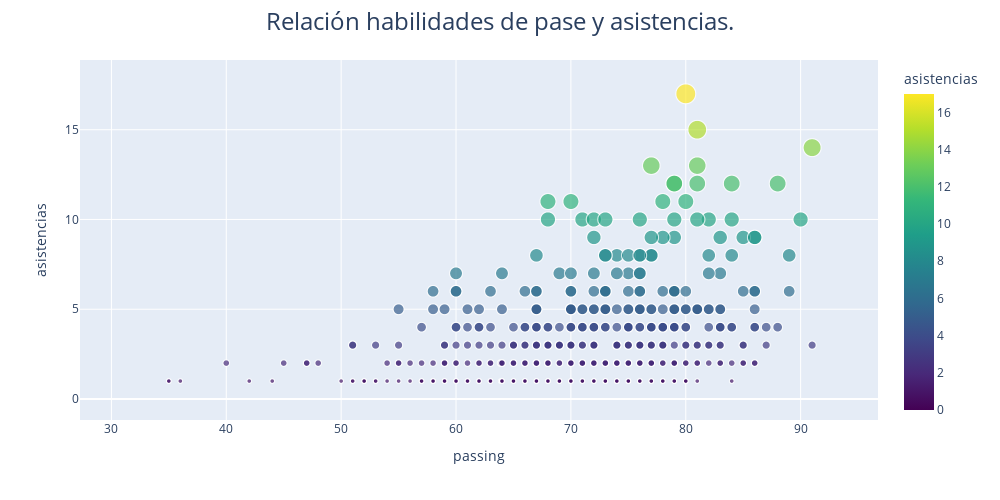

The code cell stored with this chart in its notebook:
### Code cell
h4=h4.sort_values("asistencias",ascending=False)
fig = px.scatter(h4, x="passing",y="asistencias", size="asistencias", color_continuous_scale=px.colors.sequential.Viridis, color="asistencias",hover_data=["short_name","passing","asistencias"])
fig.update_layout(
    title={
        'text': "Relación habilidades de pase y asistencias.",
        'font': {'size': 24},  # Tamaño de la fuente
        'x': 0.5,  # Centrar el título
        'xanchor': 'center'  # Anclar el título al centro
    },width=1000, height=500
)
fig.show()
fig.write_html('img/11.Relación habilidades de pase y asistencias.html')

### Figure 1 — Plotly figure (JSON) as saved in the notebook; plotly's stock layout.template omitted (floating-point values rounded to 4 significant figures; data arrays with more than 128 entries replaced by an {"elided": "..."} marker saying what was removed)
{"data": [{"customdata": {"elided": "3018x1 str values"}, "hovertemplate": "passing=%{x}<br>asistencias=%{marker.color}<br>short_name=%{customdata[0]}<extra></extra>", "legendgroup": "", "marker": {"color": {"elided": "3018 int values"}, "coloraxis": "coloraxis", "size": {"elided": "3018 int values"}, "sizemode": "area", "sizeref": 0.0425, "symbol": "circle"}, "mode": "markers", "name": "", "showlegend": false, "type": "scattergl", "x": {"elided": "3018 float values"}, "xaxis": "x", "y": {"elided": "3018 int values"}, "yaxis": "y"}], "layout": {"coloraxis": {"colorbar": {"title": {"text": "asistencias"}}, "colorscale": [[0, "#440154"], [0.1111, "#482878"], [0.2222, "#3e4989"], [0.3333, "#31688e"], [0.4444, "#26828e"], [0.5556, "#1f9e89"], [0.6667, "#35b779"], [0.7778, "#6ece58"], [0.8889, "#b5de2b"], [1, "#fde725"]]}, "height": 500, "legend": {"itemsizing": "constant", "tracegroupgap": 0}, "margin": {"t": 60}, "title": {"font": {"size": 24}, "text": "Relación habilidades de pase y asistencias.", "x": 0.5, "xanchor": "center"}, "width": 1000, "xaxis": {"anchor": "y", "domain": [0, 1], "title": {"text": "passing"}}, "yaxis": {"anchor": "x", "domain": [0, 1], "title": {"text": "asistencias"}}}}
